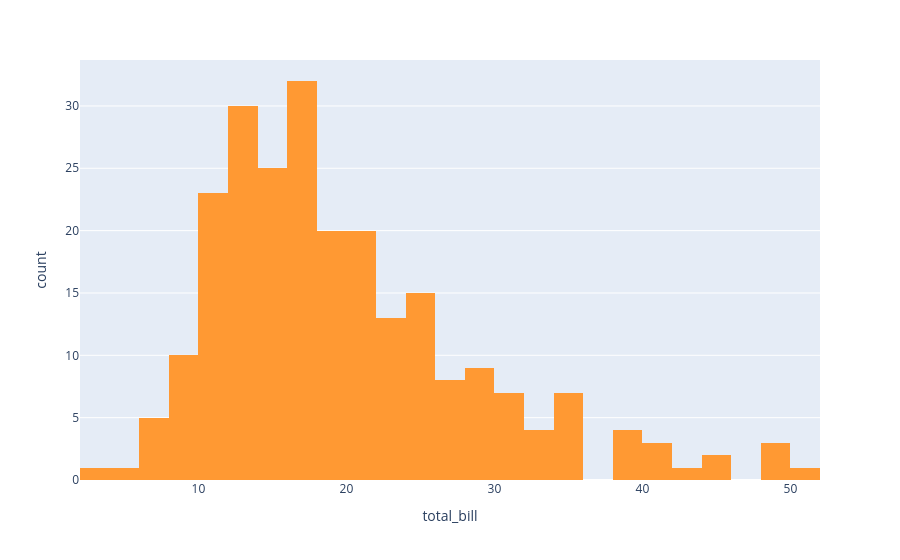

Notebook code cell kept with this figure:
### Code cell
tips['total_bill'].iplot()

### Figure 1 — Plotly figure (JSON) as saved in the notebook; plotly's stock layout.template omitted (floating-point values rounded to 4 significant figures; data arrays with more than 128 entries replaced by an {"elided": "..."} marker saying what was removed)
{"data": [{"bingroup": "x", "hovertemplate": "total_bill=%{x}<br>count=%{y}<extra></extra>", "legendgroup": "", "marker": {"color": "#ff9933", "pattern": {"shape": ""}}, "name": "", "orientation": "v", "showlegend": false, "type": "histogram", "x": {"elided": "244 float values"}, "xaxis": "x", "yaxis": "y"}], "layout": {"barmode": "relative", "legend": {"tracegroupgap": 0}, "margin": {"t": 60}, "xaxis": {"anchor": "y", "domain": [0, 1], "title": {"text": "total_bill"}}, "yaxis": {"anchor": "x", "domain": [0, 1], "title": {"text": "count"}}}}
